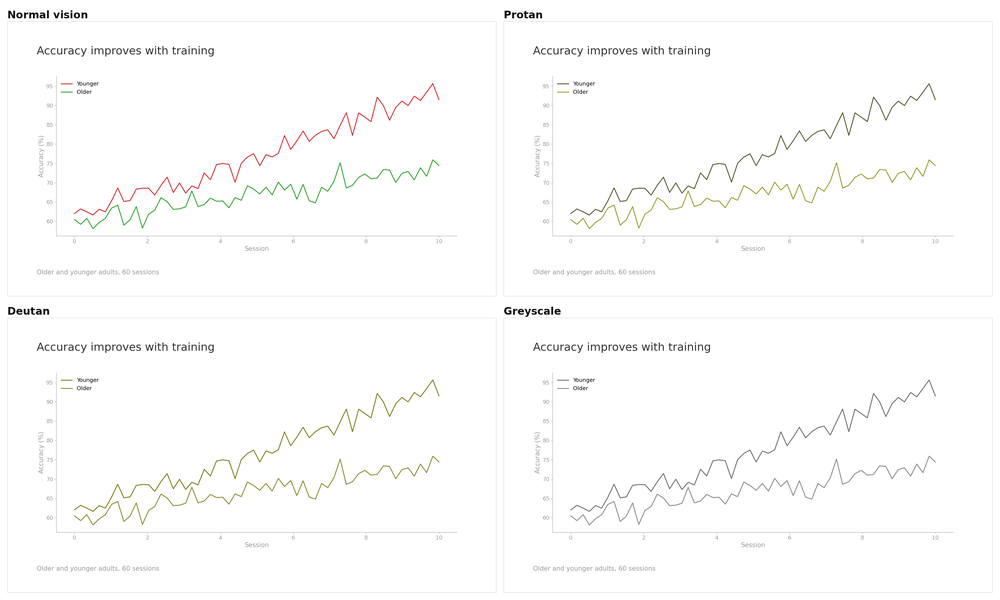
#> input picture assets/hero_before.png, 1000 x 600 px, shrunk from 3272 x 1964 before the run
$ python simulate_cvd.py ../assets/hero_before.png
#> lines starting #> are read from the running program, lines starting #| are printed output that depends on the picture
#!/usr/bin/env python3
"""Render an image as a dichromat sees it, and build a labelled contact sheet.

  python3 simulate_cvd.py slide.png
  python3 simulate_cvd.py slide.png --out out/ --sheet sheet.png

Simulation follows Vienot, Brettel & Mollon (1999) and Brettel et al. (1997),
applied in linear-light RGB. Requires numpy and Pillow.
"""
import argparse, os, sys
import numpy as np
from PIL import Image, ImageDraw, ImageFont

RGB2LMS = np.array([[17.8824, 43.5161, 4.11935],
                    [3.45565, 27.1554, 3.86714],
                    [0.0299566, 0.184309, 1.46709]])
LMS2RGB = np.linalg.inv(RGB2LMS)
SHIFT = {
    'protan': np.array([[0, 2.02344, -2.52581], [0, 1, 0], [0, 0, 1]]),
    'deutan': np.array([[1, 0, 0], [0.494207, 0, 1.24827], [0, 0, 1]]),
    'tritan': np.array([[1, 0, 0], [0, 1, 0], [-0.395913, 0.801109, 0]]),
}

def _lin(a):
    return np.where(a <= 0.04045, a / 12.92, ((a + 0.055) / 1.055) ** 2.4)

def _srgb(a):
    a = np.clip(a, 0.0, 1.0)
    return np.where(a <= 0.0031308, a * 12.92, 1.055 * a ** (1 / 2.4) - 0.055)

def simulate(img, kind):
    """img: PIL RGB image. kind: protan | deutan | tritan | grey"""
    a = np.asarray(img.convert('RGB'), dtype=np.float64) / 255.0
    lin = _lin(a)
    if kind == 'grey':
        y = lin @ np.array([0.2126, 0.7152, 0.0722])
        out = np.repeat(y[:, :, None], 3, axis=2)
    else:
        lms = lin @ RGB2LMS.T
        lms = lms @ SHIFT[kind].T
        out = lms @ LMS2RGB.T
    return Image.fromarray((_srgb(out) * 255).round().astype(np.uint8))

def _font(size):
    for p in ('/usr/share/fonts/truetype/dejavu/DejaVuSans-Bold.ttf',
              '/System/Library/Fonts/Supplemental/Arial Bold.ttf',
              '/System/Library/Fonts/Helvetica.ttc',
              'C:/Windows/Fonts/arialbd.ttf'):
        if os.path.exists(p):
            try:
                return ImageFont.truetype(p, size)
            except Exception:
                pass
    try:
        return ImageFont.load_default(size)
    except TypeError:
        return ImageFont.load_default()

def contact_sheet(img, kinds=('protan', 'deutan', 'grey'), cols=2, pad=24, label_h=46):
    panels = [('Normal vision', img)] + [(k.capitalize() if k != 'grey' else 'Greyscale',
                                          simulate(img, k)) for k in kinds]
    w, h = img.size
    rows = (len(panels) + cols - 1) // cols
    W = cols * w + (cols + 1) * pad
    H = rows * (h + label_h) + (rows + 1) * pad
    sheet = Image.new('RGB', (W, H), '#ffffff')
    d = ImageDraw.Draw(sheet)
    f = _font(max(18, h // 26))
    for i, (name, p) in enumerate(panels):
        r, c = divmod(i, cols)
        x = pad + c * (w + pad)
        y = pad + r * (h + label_h + pad)
        d.text((x, y + 4), name, fill='#111111', font=f)
        sheet.paste(p, (x, y + label_h))
        d.rectangle([x, y + label_h, x + w - 1, y + label_h + h - 1], outline='#cccccc')
    return sheet

def main():
    ap = argparse.ArgumentParser(description='Simulate colour-vision deficiency on an image.')
    ap.add_argument('image')
    ap.add_argument('--out', default='out', help='directory for individual simulations')
    ap.add_argument('--sheet', default=None, help='path for the side-by-side contact sheet')
    ap.add_argument('--kinds', default='protan,deutan,grey',
                    help='comma-separated: protan,deutan,tritan,grey')
    a = ap.parse_args()
    img = Image.open(a.image).convert('RGB')
#> img is the input picture: PIL image 1000x600 RGB; mean R, G, B 252.4, 252.3, 251.8
    kinds = [k.strip() for k in a.kinds.split(',') if k.strip()]
    os.makedirs(a.out, exist_ok=True)
    stem = os.path.splitext(os.path.basename(a.image))[0]
    for k in kinds:
        p = os.path.join(a.out, '%s__%s.png' % (stem, k))
        simulate(img, k).save(p)
        print('wrote', p)
#> this loop made 3 passes
#> pass 1, in simulate, `lin = _lin(a)`:
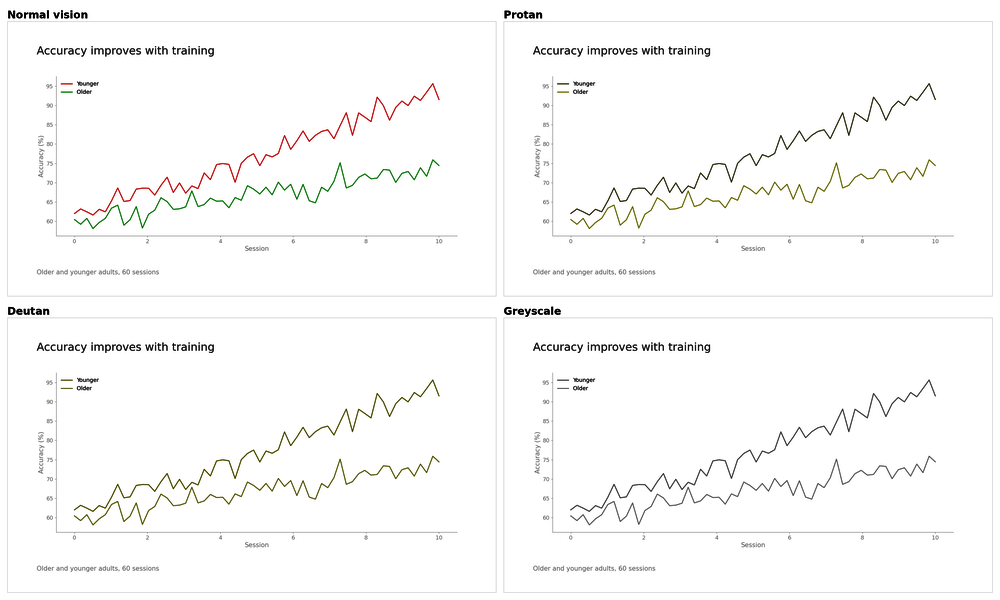
#> lin: shape (600, 1000, 3) float64; mean R, G, B 0.982, 0.981, 0.979
#> pass 1, in simulate, `lms = lin @ RGB2LMS.T`:
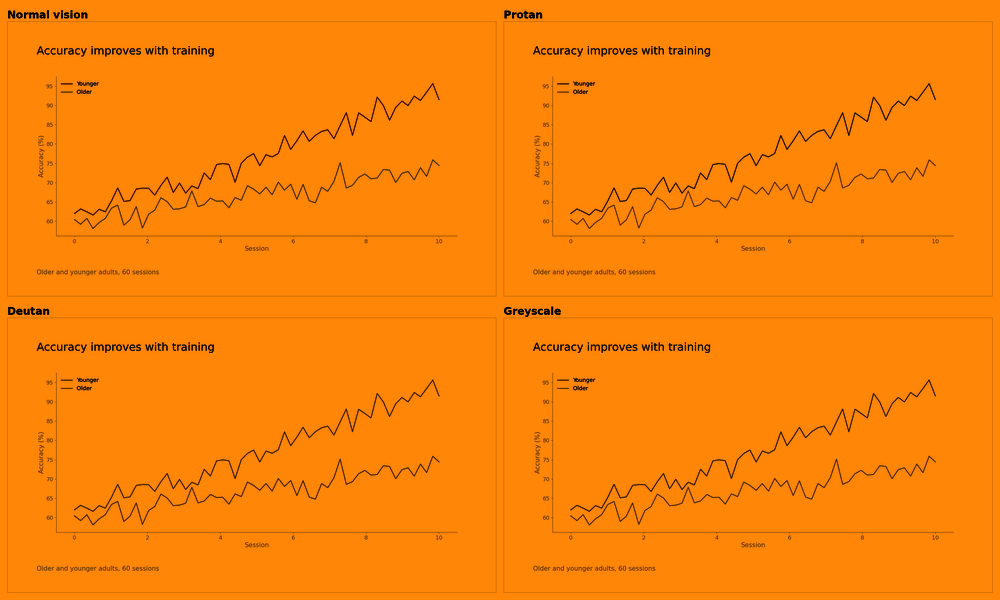
#> lms: shape (600, 1000, 3) float64; mean R, G, B 64.3, 33.8, 1.6; drawn with min black and max white
    sheet = a.sheet or os.path.join(a.out, '%s__sheet.png' % stem)
    contact_sheet(img, kinds).save(sheet)
#> in contact_sheet, `panels = [('Normal vision', img)] + [(k.capitalize() if k != 'grey' el..`: panels = 4 items
#> in contact_sheet, `rows = (len(panels) + cols - 1) // cols`: rows = 2
#> in contact_sheet, `H = rows * (h + label_h) + (rows + 1) * pad`: H = 1364
#> in contact_sheet, `sheet = Image.new('RGB', (W, H), '#ffffff')`: sheet: PIL image 2072x1364 RGB; every value is 255
#> the loop in contact_sheet, `for i, (name, p) in enumerate(panels):` made 4 passes
#> (name, r, c, x, y) on passes 1 to 4: ('Normal vision', 0, 0, 24, 24), ('Protan', 0, 1, 1048, 24), ('Deutan', 1, 0, 24, 694), ('Greyscale', 1, 1, 1048, 694)
#> after the loop in contact_sheet, `for i, (name, p) in enumerate(panels):`:
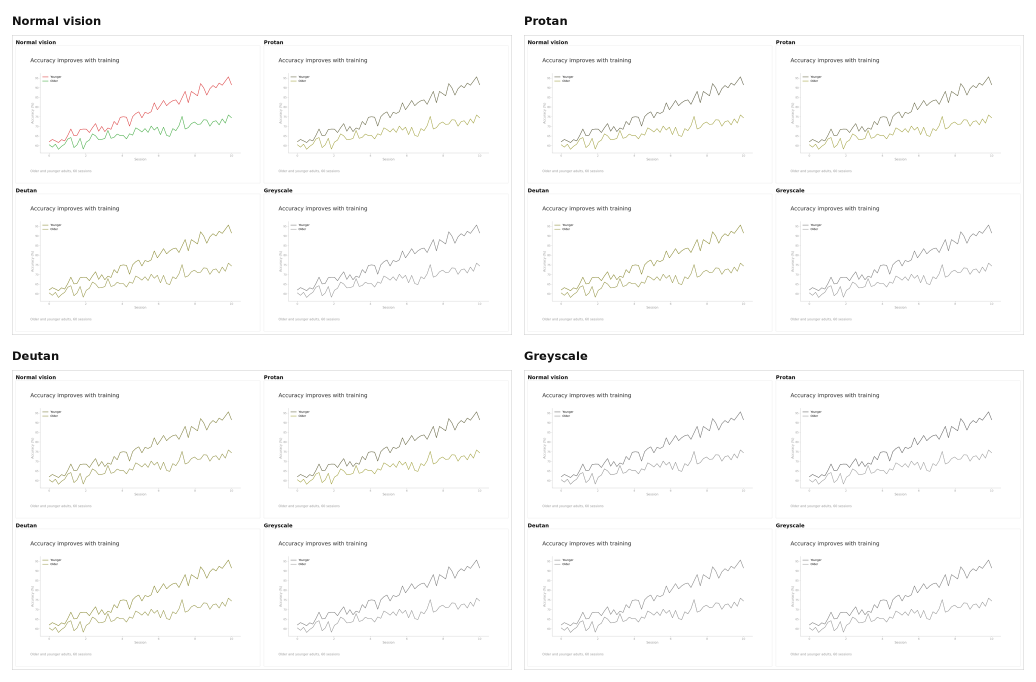
#> sheet: PIL image 2072x1364 RGB (shown at 1/2 size); mean R, G, B 252.2, 252.2, 251.9
    print('wrote', sheet)
#| wrote out/hero_before__sheet.png
    return 0

if __name__ == '__main__':
    sys.exit(main())
#> (the program exits here)
